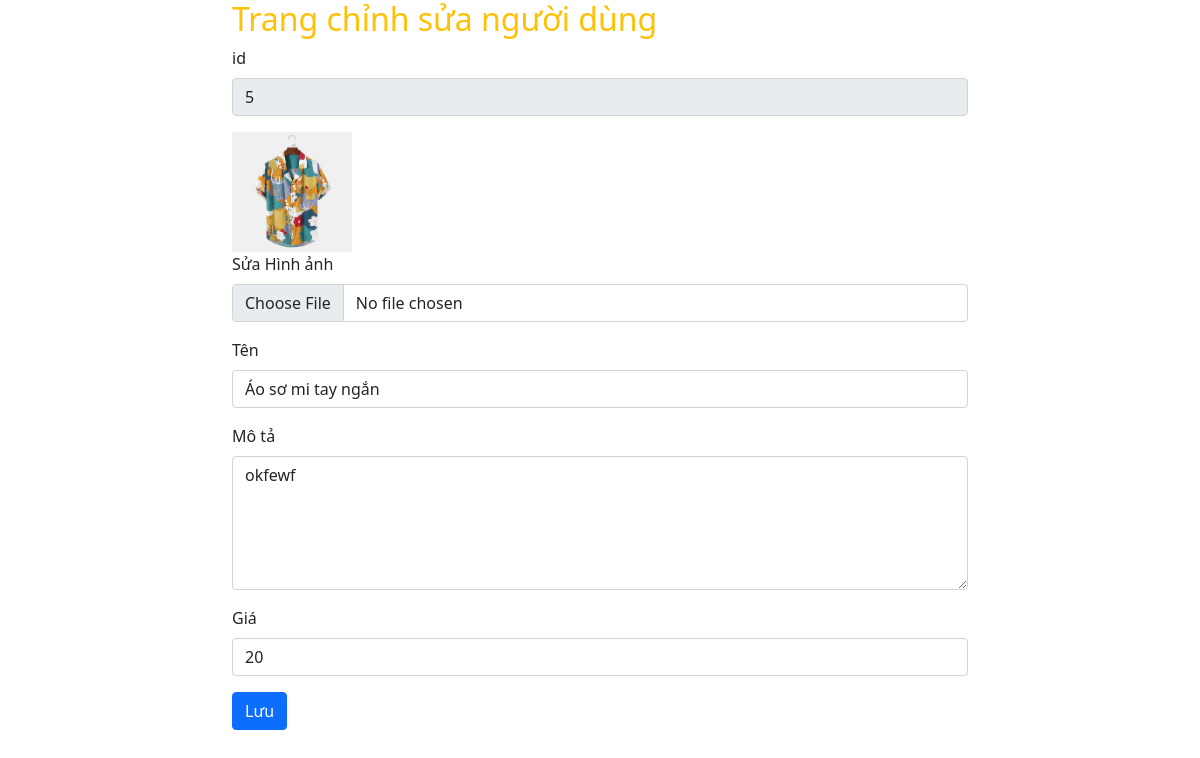
Screenshot of /products/edit.php?id=5 with the database file from the repository.
### tables this page shows
CREATE TABLE `products` (
  `id` int(11) NOT NULL,
  `name` varchar(50) NOT NULL,
  `description` text NOT NULL,
  `price` int(11) NOT NULL,
  `image` varchar(255) NOT NULL,
  `created_at` timestamp NULL DEFAULT current_timestamp(),
  `updated_at` timestamp NULL DEFAULT current_timestamp(),
  `isFeatured` tinyint(1) DEFAULT NULL
);

### funcitions.php (called while the page is built, shortened)
<?php
$domain_name= explode('/',$_SERVER ['REQUEST_URI'])[1];
  ?>

### products/edit.php (the view, shortened to what this page needs)
<?php
    include_once "../funcitions.php";
   $id=$_GET['id'];
   $queryCat= "SELECT * FROM products where id =$id";
   $result=mysqli_query($conn,$queryCat);
   $productRow=$result->fetch_assoc();
  ?>
               <?php include_once("../includes/header.php") ?>
                <h1 class="fs-2 text-warning">Trang chỉnh sửa người dùng </h1>
                <form action="" method="post" enctype="multipart/form-data">
                <div class="mb-3">
  <label for="id" class="form-label">id</label>
  <input value="<?php echo $productRow['id']?>"readonly type="text" class="form-control" name="id" name="name" id='id'>
</div>
<div class="mb-3">
    <?php if ($productRow['image']):?>
      <img style="max-width:120px" src="<?php echo "/".$domain_name.$productRow['image']?>" alt="">
      <?php endif;?>
      <div>
        <label for="image_upload" class="form-label">Sửa Hình ảnh </label>
        <input type="file"  class="form-control" id="image_upload" name="fileToUpload">
      </div>
</div>
        <div class="mb-3">
  <label for="name" class="form-label">Tên</label>
  <input value="<?php echo $productRow ['name']?>" type="text"  name="name" class="form-control" id="name">
</div>
<div class="mb-3">
  <label for="description"class="form-label">Mô tả </label>
  <textarea class="form-control" id="description"name="description" rows="5"><?php echo $productRow['description']; ?></textarea>
</div>
<div class="mb-3">
  <label for="price"class="form-label"> Giá </label>
  <input value="<?php echo $productRow ['price']?>" type="text"  name="price" class="form-control" id="price">
</div>
<input type="submit" class="btn btn-primary" name="save" value="Lưu">
            </form>
            <?php include_once("../includes/footer.php") ?>

### rows the page displays
products: id "5", image (picture), name "Áo sơ mi tay ngắn", description "okfewf", price "20"
